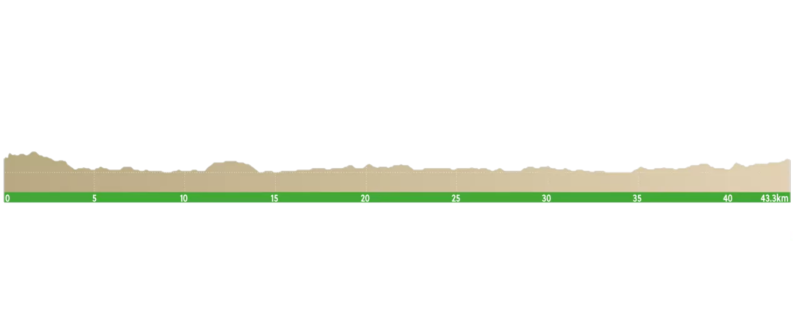
#> input picture Images/uci-2.png, 1586 x 672 px, found by its file name (shown at 1/2 size)
$ jupyter execute --allow-errors graphics-ver7.ipynb
#> lines starting #> are read from the running program, lines starting #| are printed output that depends on the picture
[cell 1]
import math
import numpy as np
from scipy.integrate import odeint
import matplotlib.pyplot as plt

m = 1 # kg
k_air=0.00324844 # kg/m
F_M = 12.2 # N/kg
g = 9.8 # m/s^2
epsilon = 0.4
miu = 0.6
r_wheel = 0.75 # m
theta = 10

A=F_M-(m*g*miu)/(r_wheel)-m*g*(math.sin(math.pi*theta/180.00))

# function that returns dy/dt
def velocity(v,t):
    dvdt = ( F_M-k_air*(v**2)-(m*g*miu)/(r_wheel)-m*g*(math.sin(math.pi*theta/180.00)) )/m
    return dvdt

# initial condition
v0 = 20

# time points
t = np.linspace(0,70)

# solve ODE
v = odeint(velocity,v0,t)
analytical = [0 for i in range(len(t))]
for i in range(len(t)):
    analytical[i] = (math.sqrt(A)*np.tanh( (t[i]*math.sqrt(A*k_air))/m ))/(math.sqrt(k_air))+v0
newanalytical = [0 for i in range(len(t))]
limit = analytical[len(t)-1]
for i in range(len(t)):
    newanalytical[i] = analytical[i]*30.40/limit

l = [v[len(t)-1] for i in range (len(t))]
fig = plt.figure(figsize=(5,5), dpi=80)
# plot results
plt.plot(t,newanalytical)
plt.plot(t,[30.40 for i in range(len(t))],':')
plt.ylim(0,35)
# plt.plot(t,analytical)
plt.xlabel('time')
plt.ylabel('velocity')
plt.legend(['y=v(t)','maximum possible velocity \n='+str(newanalytical[len(t)-1])+ 'm/s'])
plt.show()
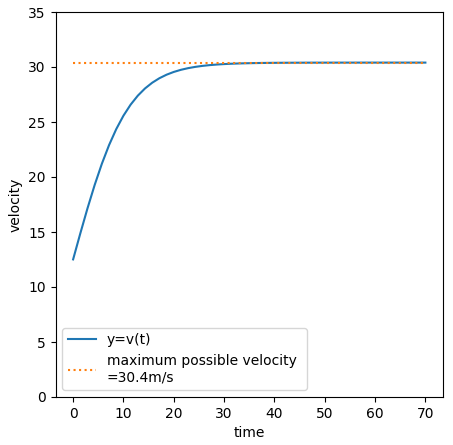
#> figure drawn by matplotlib, 1 panel; curve peaks at x = 70, y = 30.4

[cell 2]
import math
import numpy as np
from scipy.integrate import odeint
import matplotlib.pyplot as plt
import scipy.integrate as integrate
from scipy.integrate import quad

LEFT = 0
RIGHT = 40
DOWN = -500
UP = 3000

sigma = 41.5
E_total = 2403.5
INTERVAL = 0.1

t=np.arange(LEFT,RIGHT,INTERVAL)

def integrand(t):
    return ((math.sqrt(A)*np.tanh( (t*math.sqrt(A*k_air))/m ))/(math.sqrt(k_air))+v0)
def with_bonds(a,b):
    inte=quad(integrand,a,b)
    return inte[0]

integral_result = [0 for i in range(len(t))]
for i in range(len(t)):
    integral_result[i] = with_bonds(0,t[i])

energy = [0 for i in range(len(t))]
for i in range(len(t)):
    energy[i] = sigma*t[i] - epsilon*F_M*integral_result[i]

energy_final = [energy[i]+E_total for i in range(len(t))]


# for the figure itself

fig = plt.figure(figsize=(5,5), dpi=80)

def find_first_zero(theta):
#> called with theta = 10
    for i in range(len(t)-2):
        if(energy_final[i]*energy_final[i+1]<=0):
            return round(i*INTERVAL,2)
        else:
            continue
fstzero = find_first_zero(theta)

plt.plot(t,energy_final)
plt.plot(fstzero,0,'ro')
plt.annotate('('+str(fstzero)+',0)',xy = (fstzero,0),xytext = (fstzero+INTERVAL,100))
plt.xlabel('time')
plt.ylabel('energy')
plt.legend(['the remaining energy','transition point'])
plt.xticks(np.arange(LEFT+5,RIGHT,5))
plt.yticks(np.arange(DOWN,UP,400))

def find_root_energy(energ):
#> called with energ = 2000
    for i in range(len(t)-2):
        if (energy_final[i]-energ)*(energy_final[i+1]-energ)<=0:
            return round(i*INTERVAL,2)
        else:
            continue
t=np.arange(LEFT,RIGHT,INTERVAL)

tt=find_root_energy(2000)
print(tt)
dis_t = with_bonds(0,tt)
print(dis_t)

ax = plt.gca()
ax.spines['right'].set_color('none')
ax.spines['top'].set_color('none')
ax.xaxis.set_ticks_position('bottom')
ax.yaxis.set_ticks_position('left')
ax.spines['bottom'].set_position(('data', 0))
ax.spines['left'].set_position(('data', 0))

plt.show()
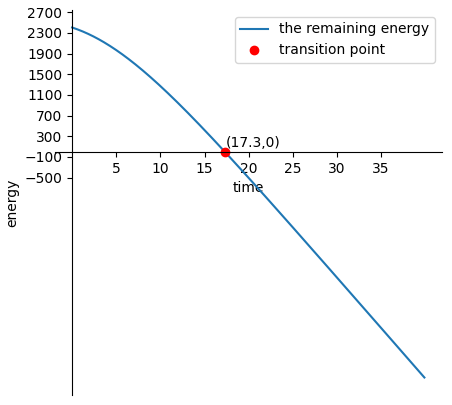
#> figure drawn by matplotlib, 1 panel; curve peaks at x = 0, y = 2403.5

print(energy_final[195])
print(find_first_zero(theta))

[cell 3]
import math
import numpy as np
from scipy.integrate import odeint
import matplotlib.pyplot as plt

m = 1 # kg
k_air=0.00324844 # kg/m
F_M = 12.2 # N/kg
g = 9.8 # m/s^2
miu = 0.6
r_wheel = 0.75 # m
theta = 4

A=F_M-(m*g*miu)/(r_wheel)-m*g*(math.sin(math.pi*theta/180.00))

# function that returns dy/dt
def velocity(v,t):
    dvdt = ( F_M-k_air*(v**2)-(m*g*miu)/(r_wheel)+m*g*(math.sin(math.pi*theta/180.00)) )/m
    return dvdt

# initial condition
v0 = 0

# time points
t = np.linspace(0,50)

# solve ODE
v = odeint(velocity,v0,t)
analytical = [0 for i in range(len(t))]
for i in range(len(t)):
    analytical[i] = (math.sqrt(A)*np.tanh( (t[i]*math.sqrt(A*k_air))/m ))/(math.sqrt(k_air))

l = [analytical[len(t)-1] for i in range (len(t))]
fig = plt.figure(figsize=(5,5), dpi=80)

print(with_bonds(0,19.4))
# plot results
plt.plot(t,v)
plt.plot(t,l,':')
plt.plot(t,analytical)
plt.xlabel('time')
plt.ylabel('velocity')
plt.legend(['y=v(t)','maximum possible velocity with human force\n'+str(round(analytical[len(t)-1],2))+'m/s','analytical solution'])
plt.show()
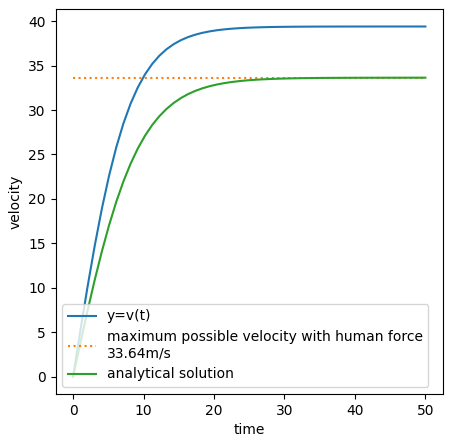
#> figure drawn by matplotlib, 1 panel; curve peaks at x = 50, y = 39.4; curve peaks at x = 50, y = 33.64

[cell 4]
import math
import numpy as np
from scipy.integrate import odeint
import matplotlib.pyplot as plt

m = 1 # kg
k_air=0.00324844 # kg/m
F_M = 12.2 # N/kg
g = 9.8 # m/s^2
miu = 0.6
r_wheel = 0.75 # m
# theta = 15

INF = 999999

def get_A(theta):
    return (F_M-(m*g*miu)/(r_wheel)-m*g*(math.sin(math.pi*theta/180.00)))

t = np.linspace(0,50)

theta=[0,4,8]
upper=[0,0,0]
A=[0,0,0]
analytical=[[0 for i in range(len(t))] for j in range(3)]
for i in range(3):
    A[i]=get_A(theta[i])
    for j in range(len(t)):
        analytical[i][j] = (math.sqrt(A[i])*np.tanh( (t[j]*math.sqrt(A[i]*k_air))/m ))/(math.sqrt(k_air))
    upper[i] = (math.sqrt(A[i])*np.tanh( (INF*math.sqrt(A[i]*k_air))/m ))/(math.sqrt(k_air))


newupper=[[0 for j in range(len(t))] for i in range(3)]
for i in range(3):
    newupper[i]=[upper[i] for j in range(len(t))]
colorset=['purple','darkblue','blue']
fig = plt.figure(figsize=(5,5), dpi=80)
for i in range(3):
    plt.plot(t,analytical[i],c=colorset[i])
    plt.plot(t,newupper[i],':',c=colorset[i])

plt.xlabel('time')
plt.ylabel('velocity')
plt.legend(['theta=0 degree','v_max='+str(round(upper[0],2))+'m/s',
            'theta=4 degrees','v_max='+str(round(upper[1],2))+'m/s',
            'theta=8 degrees','v_max='+str(round(upper[2],2))+'m/s'])
plt.show()
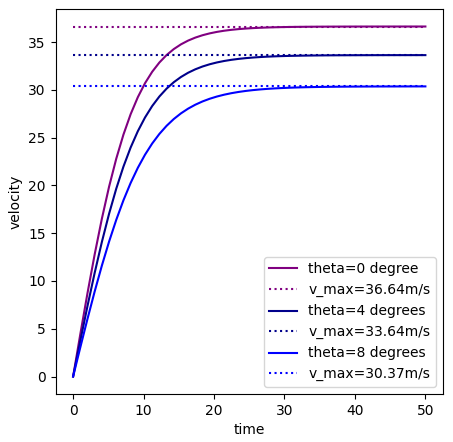
#> figure drawn by matplotlib, 1 panel; curve peaks at x = 50, y = 36.64; curve peaks at x = 50, y = 33.64

#> (a cell that did not finish here is left out)

[cell 6]
import matplotlib.pyplot as plt
from scipy.interpolate import UnivariateSpline

import numpy as np

x = np.array([ 120. ,  121.5,  122. ,  122.5,  123. ,  123.5,  124. ,  124.5,
        125. ,  125.5,  126. ,  126.5,  127. ,  127.5,  128. ,  128.5,
        129. ,  129.5,  130. ,  130.5,  131. ,  131.5,  132. ,  132.5,
        133. ,  133.5,  134. ,  134.5,  135. ,  135.5,  136. ,  136.5,
        137. ,  137.5,  138. ,  138.5,  139. ,  139.5,  140. ,  140.5,
        141. ,  141.5,  142. ,  142.5,  143. ,  143.5,  144. ,  144.5,
        145. ,  145.5,  146. ,  146.5,  147. ])

y = np.array([  1.25750000e+01,   1.10750000e+01,   1.05750000e+01,
         1.00750000e+01,   9.57500000e+00,   9.07500000e+00,
         8.57500000e+00,   8.07500000e+00,   7.57500000e+00,
         7.07500000e+00,   6.57500000e+00,   6.07500000e+00,
         5.57500000e+00,   5.07500000e+00,   4.57500000e+00,
         4.07500000e+00,   3.57500000e+00,   3.07500000e+00,
         2.60500000e+00,   2.14500000e+00,   1.71000000e+00,
         1.30500000e+00,   9.55000000e-01,   6.65000000e-01,
         4.35000000e-01,   2.70000000e-01,   1.55000000e-01,
         9.00000000e-02,   5.00000000e-02,   2.50000000e-02,
         1.50000000e-02,   1.00000000e-02,   1.00000000e-02,
         1.00000000e-02,   1.00000000e-02,   1.00000000e-02,
         1.00000000e-02,   1.00000000e-02,   5.00000000e-03,
         5.00000000e-03,   5.00000000e-03,   5.00000000e-03,
         5.00000000e-03,   5.00000000e-03,   5.00000000e-03,
         5.00000000e-03,   5.00000000e-03,   5.00000000e-03,
         5.00000000e-03,   5.00000000e-03,   5.00000000e-03,
         5.00000000e-03,   5.00000000e-03])

y_spl = UnivariateSpline(x,y,s=0,k=4)

plt.semilogy(x,y,'ro',label = 'data')
x_range = np.linspace(x[0],x[-1],1000)
plt.semilogy(x_range,y_spl(x_range))
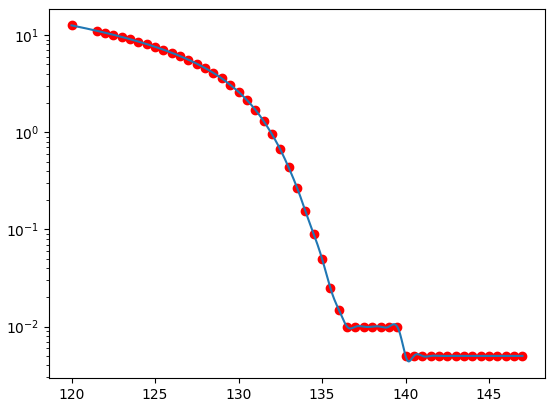
#> figure drawn by matplotlib, 1 panel; curve peaks at x = 120, y = 12.57; curve peaks at x = 120, y = 12.58

[cell 7]
y_spl_2d = y_spl.derivative(n=2)

plt.plot(x_range,y_spl_2d(x_range))
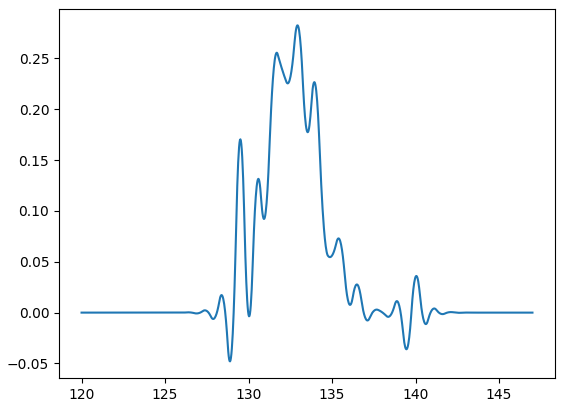
#> figure drawn by matplotlib, 1 panel; curve peaks at x = 132.9, y = 0.283

[cell 8]
from PIL import Image
import numpy as np
im=Image.open(r"H:\stOOrz-Mathematical-Modelling-Group\MCM-ICM_2022\Images\uci-2.png")
#> im is the input picture: PIL image 1586x672 RGBA; mean R, G, B, A 19, 20.9, 15, 26.8
maxns=[0 for i in range(10000)]
for x in range(im.size[0]):
    tot=0
#    print(x)
    for y in range(im.size[1]):
        pix=im.getpixel((x,y))
        if(pix[3]==255):
            tot+=1
        else:
            maxns[x]=max(maxns[x],tot)
            tot=0
        pre=pix
        maxns[x]=max(maxns[x],tot)
#> after the loop, maxns = 10000 values, max 95 at index 64, min 0 at index 0, mean 9.99
# print(maxns[sz-50:sz])
import matplotlib.pyplot as plt
datax = datay = [0 for i in range(im.size[0])]
#> datax = 1586 values from 0 to 0; datay = 1586 values from 0 to 0
datax=range(im.size[0])
for i in range(im.size[0]):
    datay[i]=maxns[datax[i]]
#> after the loop, datay = 1586 values, max 95 at index 64, min 0 at index 0, mean 62.96
sz = im.size[0]
#> sz = 1586
new_data = [0 for i in range(sz)]
#> new_data = 1586 values from 0 to 0

stretch = sz/43.3
#> stretch = 36.63
newdatax = [(i-11)/stretch for i in range(sz)]
#> newdatax = 1586 values from -0.3 to 42.97
newdatay = [datay[i]*52.5/83 for i in range(sz)]
#> newdatay = 1586 values, max 60.09 at index 64, min 0 at index 0, mean 39.82

fig=plt.figure(figsize=(10,2),dpi=80)
plt.plot(newdatax[12:sz-9],newdatay[12:sz-9])
plt.ylim(0,70)
plt.xlim(0,43.3)
plt.xlabel('distance from the start(km)')
plt.ylabel('elevation(m)')
plt.show()
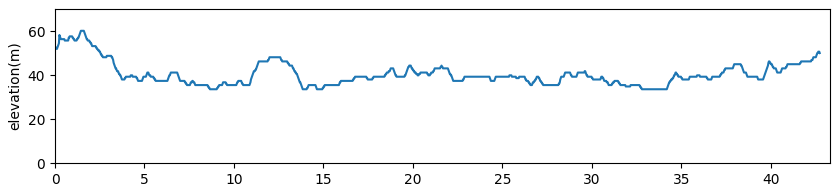
#> figure drawn by matplotlib, 1 panel; curve peaks at x = 1.45, y = 60.09

[cell 9]
1586/43.3

[cell 10]
95

[cell 11]
math.atan(1000/18000)/math.pi*180

[cell 12]
from PIL import Image
im=Image.open(r"H:\stOOrz-Mathematical-Modelling-Group\MCM-ICM_2022\Images\tokyo-course-adjusted2.png")
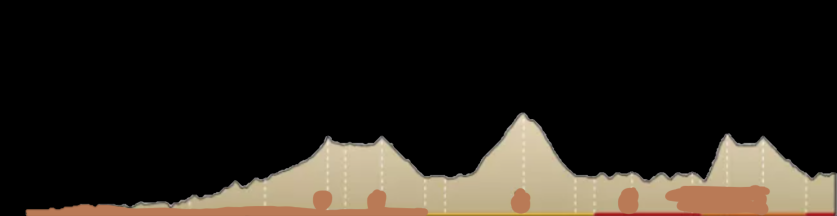
#> input picture Images/tokyo-course-adjusted2.png, 1673 x 431 px, found by its file name (shown at 1/2 size)
#> im is the input picture: PIL image 1673x431 RGBA; mean R, G, B, A 38.7, 33.6, 26.9, 255
maxns=[0 for i in range(10000)]
#> maxns = 10000 values from 0 to 0
for x in range(im.size[0]):
    tot=0
#     print(x)
    for y in range(im.size[1]):
        pix=im.getpixel((x,y))
        if pix!=(0, 0, 0, 255):
#             print(pix)
            tot=tot+1
    maxns[x]=tot
#> after the loop, maxns = 10000 values, max 207 at index 1042, min 0 at index 0, mean 14.83
import matplotlib.pyplot as plt
datax = datay = [0 for i in range(im.size[0])]
datax=range(im.size[0])
for i in range(im.size[0]):
    datay[i]=maxns[datax[i]]
#> after the loop, datay = 1673 values, max 207 at index 1042, min 0 at index 0, mean 88.67
sz = im.size[0]
new_data = [0 for i in range(sz)]

stretch = sz/234
newdatax = [(i-49)/stretch for i in range(sz)]
newdatay = [datay[i]*1400/200 for i in range(sz)]
#> newdatay = 1673 values, max 1449 at index 1042, min 0 at index 0, mean 620.7

fig=plt.figure(figsize=(10,2),dpi=800)
plt.plot(newdatax,newdatay)
plt.ylim(0,1500)
plt.xlim(0,234)
plt.xlabel('distance from the start(km)')
plt.ylabel('elevation(m)')
plt.show()
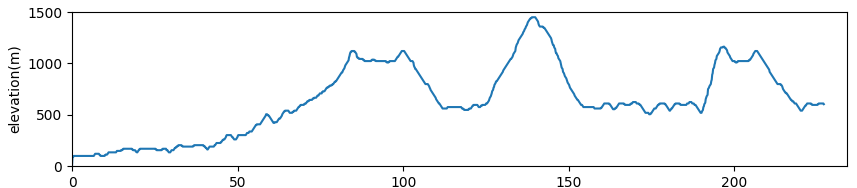
#> figure drawn by matplotlib, 1 panel; curve peaks at x = 138.9, y = 1449

[cell 13]
len('0, 0, 0, 0, 0, 0, 0, 0, 0, 0, 0, 0, 0, 0, 0, 0, 0, 0, 0, 0, 0, 0, 0, 0, 0, 0, 0, 0, 0, 0, 0, 0, 0, 0, 0, 0, 0, 0, 0, 0, 0, 0, 0, 0, 0, 0, 0, 0, 0, 0, ')

[cell 14]
# the relationship between

import math
import numpy as np
from scipy.integrate import odeint
import matplotlib.pyplot as plt

m = 1 # kg
k_air=0.00324844 # kg/m
F_M = 12.2 # N/kg
g = 9.8 # m/s^2
miu = 0.6
r_wheel = 0.75 # m
theta = 4
def max_first_phase_distance(theta):
#> called with theta = 4
    A=F_M-(m*g*miu)/(r_wheel)-m*g*(math.sin(math.pi*theta/180.00))

    # function that returns dy/dt
    def velocity(v,t):
        dvdt = ( F_M-k_air*(v**2)-(m*g*miu)/(r_wheel)-m*g*(math.sin(math.pi*theta/180.00)) )/m
        return dvdt

    # initial condition
    v0 = 0

    # time points
    t = np.linspace(0,50)

    # solve ODE
    v = odeint(velocity,v0,t)
    analytical = [0 for i in range(len(t))]
    for i in range(len(t)):
        analytical[i] = (math.sqrt(A)*np.tanh( (t[i]*math.sqrt(A*k_air))/m ))/(math.sqrt(k_air))

    l = [analytical[len(t)-1] for i in range (len(t))]

    return with_bonds(0,find_first_zero(theta))
#> (the rest of this cell did not finish here and is left out)
